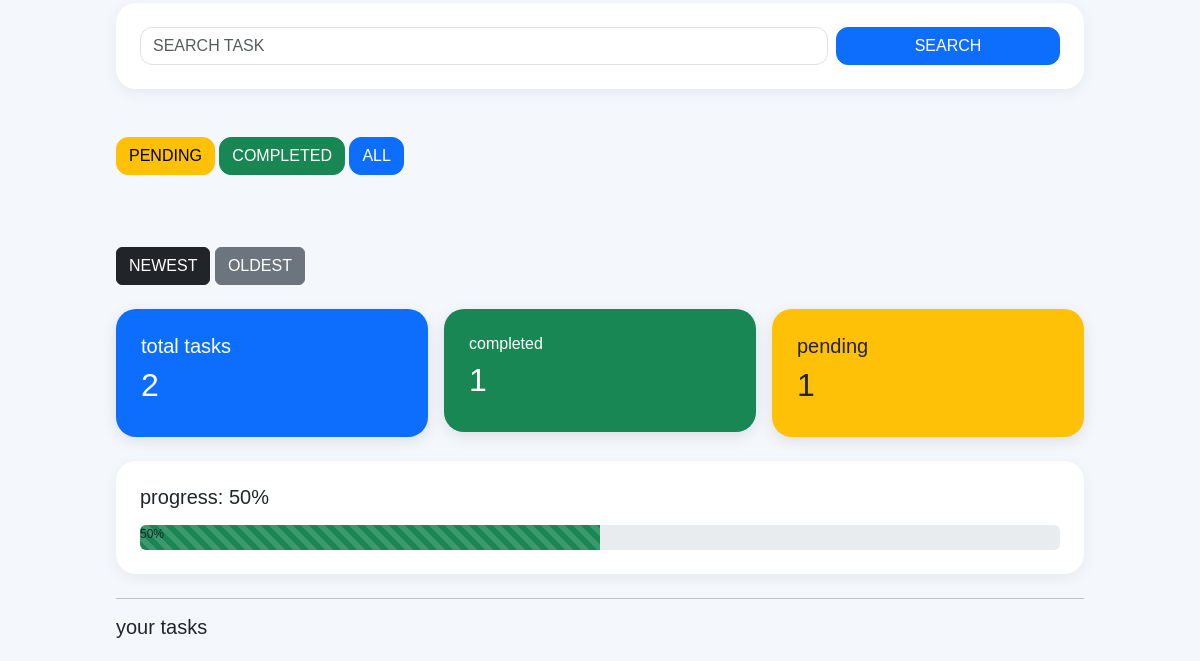
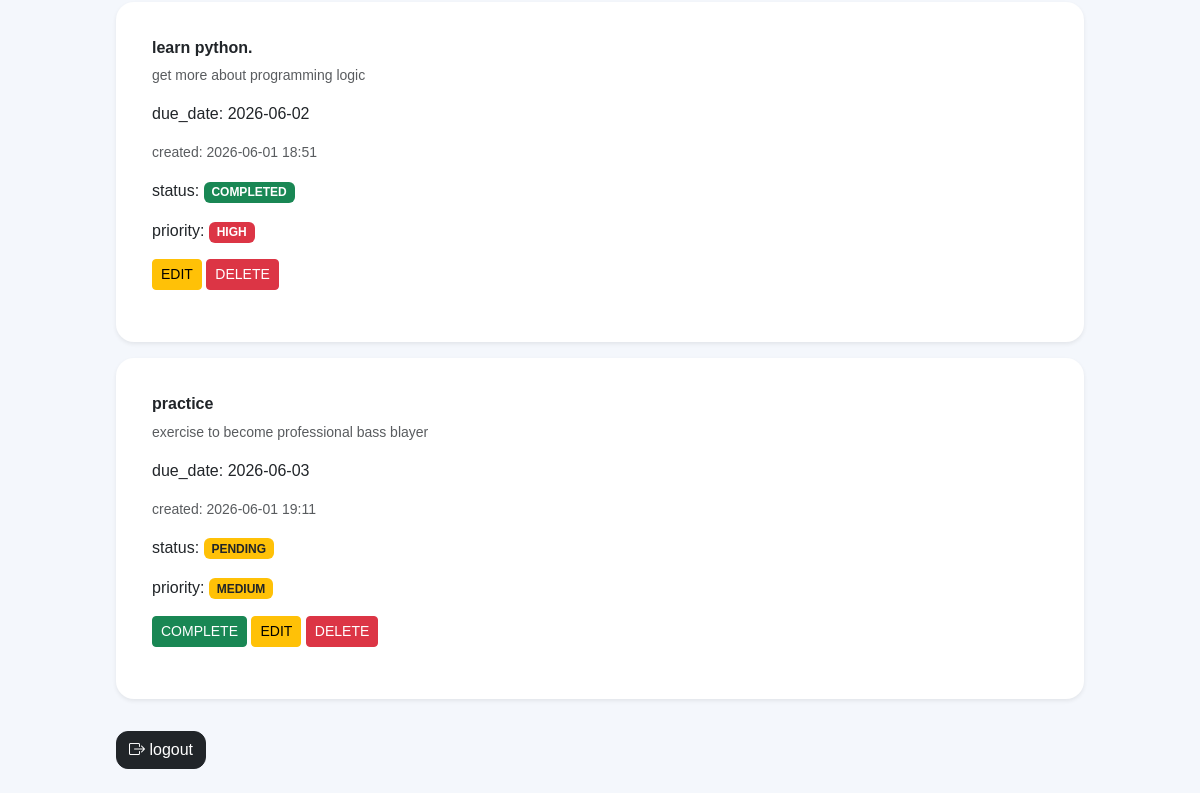
The page /dashboard (signed in, lower part) on the database as committed earlier (2 pictures, top to bottom).
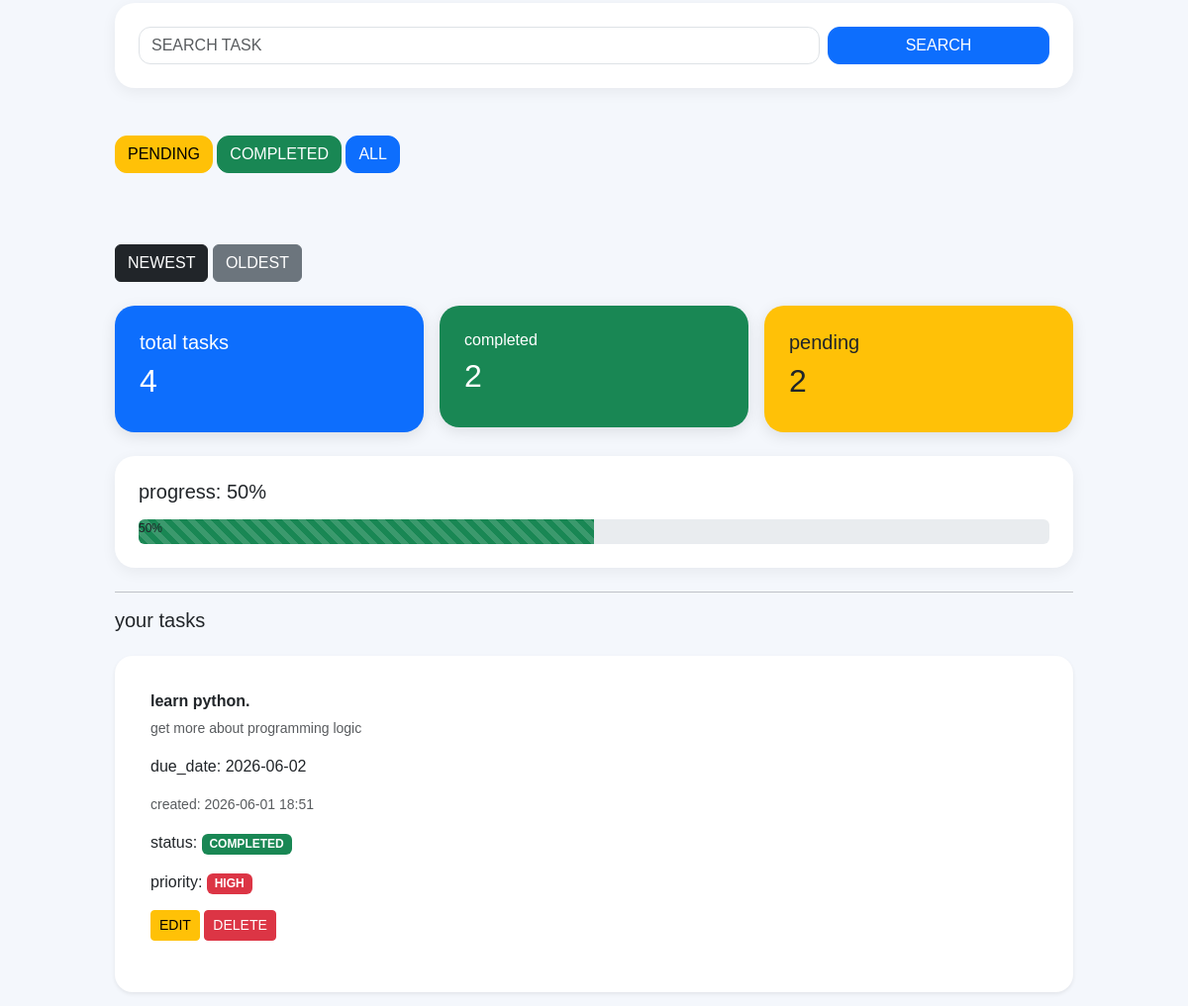
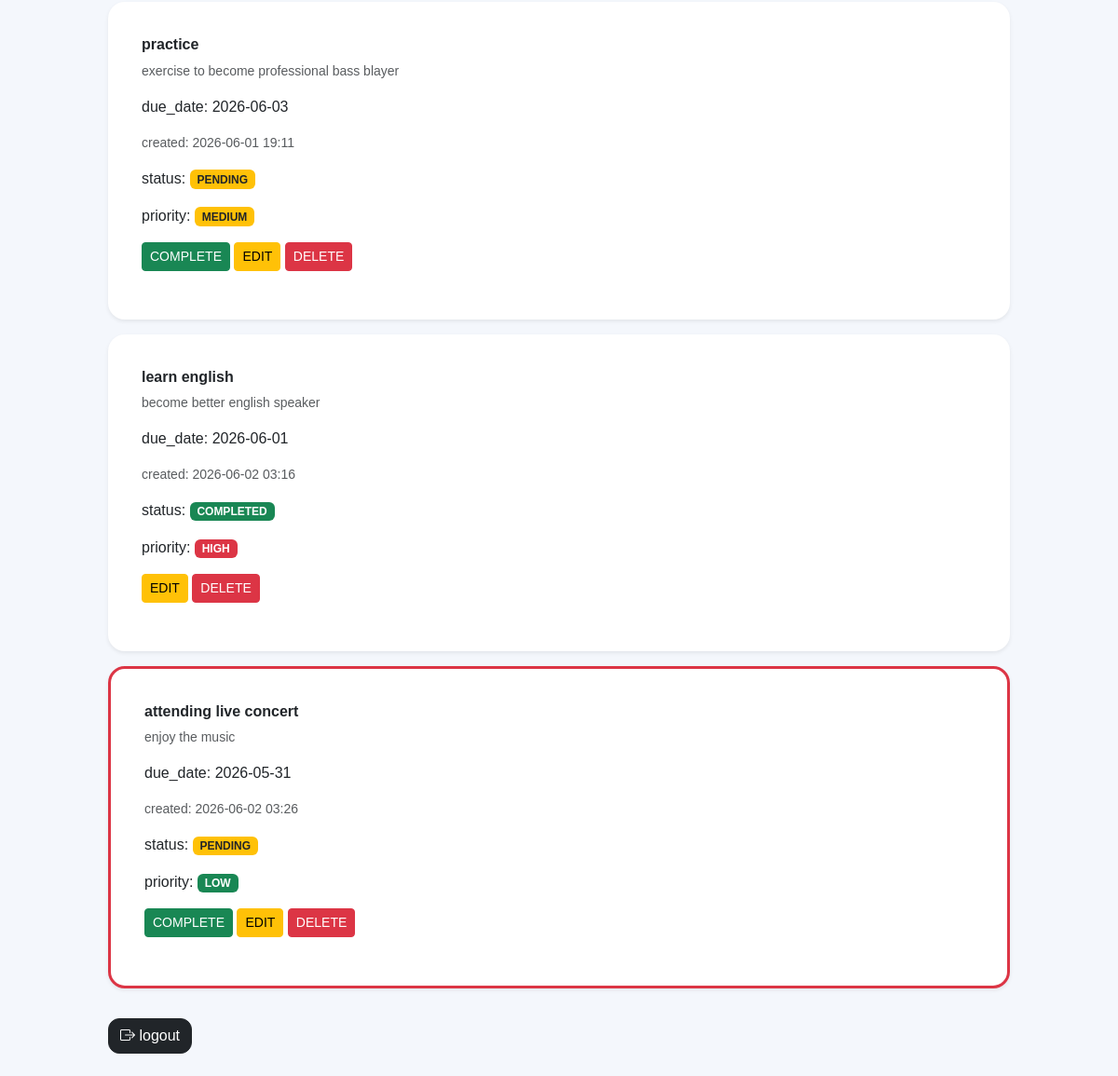
The same page on the database as committed later (2 pictures, top to bottom).
### tables this page shows
CREATE TABLE tasks (
        id INTEGER PRIMARY KEY AUTOINCREMENT,
        user_id INTEGER,
        title TEXT NOT NULL,
        description TEXT,
        status TEXT NOT NULL,
        due_date TEXT,
        priority  TEXT,
        created_at TEXT
           );

### app.py (the view)
@app.route('/dashboard')
def dashboard():
    username = session.get('username')
    if not username:
        return redirect('/')
    conn = sqlite3.connect('users.db')
    cursor = conn.cursor()
    cursor.execute("SELECT id FROM users WHERE username=?", (username,))
    user = cursor.fetchone()
    user_id = user[0]
    search = request.args.get('search')
    status = request.args.get('status')
    sort = request.args.get('sort')
    if search:
        cursor.execute(
            "SELECT id, title, description, status, due_date, priority, created_at FROM tasks WHERE user_id=? AND title LIKE ?",
            (user_id, '%' + search + '%')
        )
    elif status:
           cursor.execute(
            "SELECT id, title, description, status, due_date,priority, created_at FROM tasks WHERE user_id=? AND status=?",
            (user_id, status)
        )
    else:
        if sort == "newest":
            cursor.execute(
             "SELECT id, title, description, status, due_date, priority, created_at FROM tasks WHERE user_id=? ORDER BY id DESC",
            (user_id,)
        )
        elif sort == "oldest":
            cursor.execute(
                "SELECT id, title, description, status, due_date, priority, created_at FROM tasks WHERE user_id=? ORDER BY id ASC",
                (user_id,)
            )
        else:
            cursor.execute(
                "SELECT id, title, description, status, due_date, priority, created_at FROM tasks WHERE user_id=?",
                (user_id,)
            )
    tasks = cursor.fetchall()
    cursor.execute(
        "SELECT COUNT(*) FROM tasks WHERE user_id=?",
        (user_id,)
     )
    total_tasks = cursor.fetchone()[0]
    cursor.execute(
        "SELECT COUNT(*) FROM tasks WHERE user_id=? AND status=?",
        (user_id,"completed")
    )
    completed_tasks = cursor.fetchone()[0]
    cursor.execute(
        "SELECT COUNT(*)FROM tasks WHERE user_id=? AND status=?",
        (user_id,"pending")
    )
    pending_tasks = cursor.fetchone()[0]
    if total_tasks > 0:
        progress = int((completed_tasks / total_tasks) * 100)
    else:
        progress = 0
    current_date = datetime.now().strftime("%Y-%m-%d")
    conn.close()
    return render_template(
        'dashboard.html',
        username=username,
        tasks=tasks,
        total_tasks=total_tasks,
        completed_tasks=completed_tasks,
        pending_tasks=pending_tasks,
        progress=progress,
        current_date=current_date
    )

### templates/dashboard.html (shortened to what this page needs)
<!DOCTYPE html>
<html>
    <head>
        <link
        href="https://cdn.jsdelivr.net/npm/bootstrap@5.3.3/dist/css/bootstrap.min.css"rel="stylesheet">
        <link
        rel="stylesheet"
        href="https://cdn.jsdelivr.net/npm/bootstrap-icons@1.11.3/font/bootstrap-icons.min.css">
    </head>
    <body id="body">
        <div class="container py-4 px-3" style="max-width:1000px;">
        <div class="card main-card p-4 mb-4">
        <form method="GET" action="/dashboard">
        <div class="row g-2">
        <div class="col-md-9">
        <input
            class="form-control"
            type="text"
            name="search"
            placeholder="SEARCH TASK">
        </div>
        <div class="col-md-3">
        <button
         class="btn btn-primary w-100 custom-btn"
         type="submit">SEARCH
        </button>
        </div>
        </div>
        </form>
        </div>
        <br>
        <div class="mb-4">
        <a
           class="btn btn-warning custom-btn"
           href="/dashboard?status=pending">PENDING</a>
        <a
           class="btn btn-success custom-btn"
           href="/dashboard?status=completed">COMPLETED</a>
        <a
          class="btn btn-primary custom-btn"
           href="/dashboard">ALL
        </a>
        </div>
        <br><br>
        <a
        class="btn btn-dark"
        href="/dashboard?sort=newest"
        >
        NEWEST
       </a>
       <a
       class="btn btn-secondary"
       href="dashboard?sort=oldest"
       >
       OLDEST
       </a>
       <br><br>
       <div class="row g-3 mb-4">
        <div class="col-md-4">
            <div class="stats-card bg-primary">
              <h5>total tasks</h5>
              <h2>{{ total_tasks }}</h2>
       </div>
     </div>
     <div class="col-md-4">
        <div class="stats-card bg-success">
           <h6>completed</h6>
           <h2>{{ completed_tasks }}</h2>
    </div>
  </div>
    <div class="col-md-4">
        <div class="stats-card bg-warning text-dark">
        <h5>pending</h5>
        <h2>{{ pending_tasks}}</h2>
   </div>
  </div>
 </div>
 <div class="card main-card p-4 mb-4">
    <h5 class="mb-3">
        progress: {{ progress}}%
    </h5>
    <div class="progress" style="height: 25px;">
    <div
        class="progress-bar-striped progress-bar-animated bg-success"
        role="progressbar"
        style="width: {{ progress }}%;">
        {{ progress }}%
    </div>
    </div>
 </div>
        <hr>
        <h5>your tasks</h5>
        <div class="mt-4">
            {% for task in tasks %}
            <div class="card task-card mb-3 shadow-sm
            {% if task[3] != 'completed' and task[4] < current_date %}
            border_danger
            {% endif %}
            ">
                <div class="card-body">
                    <h6 class="card-title fw-bold">
                        {{ task[1] }}
                    </h6>
                    <p class="text-muted small">
                        {{ task[2] }}
                    </p>
                    <p class="card-text">
                        due_date:
                        {{ task[4] }}
                    </p>
                    <p class="text-muted small">
                        created:
                        {{ task[6] }}
                    </p>
                    <p>
                    status:
                    {% if task[3] == 'completed' %}
                    <span class="badge bg-success">
                        COMPLETED
                    </span>
                    {% else %}
                    <span class="badge bg-warning text-dark">
                        PENDING
                    </span>
                    {% endif %}
                </p>
                <p>
                    priority:
                    {% if task[5] == 'HIGH' %}
                    <span class="badge bg-danger">
                        HIGH
                    </span>
                    {% elif task[5] == 'MEDIUM' %}
                    <span class="badge bg-warning text-dark">
                        MEDIUM
                    </span>
                    {% else %}
                 <span class="badge bg-success">
                    LOW
                 </span>
                 {% endif %}
            <p/>
            {% if task[3] == 'pending' %}
            <a
                class="btn btn-success btn-sm"
                href="/complete_task/{{ task[0] }}">
                COMPLETE
                </a>
                {% endif %}
                <a
                class="btn btn-warning btn-sm"
                href="/edit_task/{{ task[0] }}">
                EDIT
                </a>
                <a
                 class="btn btn-danger btn-sm"
                 href="/delete_task/{{ task[0] }}">
                DELETE
                </a>
                </div>
            </div>
            {% endfor %}
        </div>
        <a
         href="/logout"
         class="btn btn-dark custom-btn mt-3">
         <i class="bi bi-box-arrow-right"></i>
         logout
        </a>
        </div>
    </body>
</html>

### templates/dashboard.html (style rules this page uses)
body { background:#f4f7fc; font-family: arial, sans-serif; }
.main-card { border:none; border-radius: 20px; box-shadow:0 4px 15px rgba(0,0,0,0.06) ; }
.task-card { border:none; border-radius: 18px; transition:0.3s; background:white; padding: 20px; }
.border_danger { border: 3px solid #dc3545 !important; }
.stats-card { padding: 25px; border-radius: 20px; color: white; box-shadow: 0 4px 15px rgba(0,0,0,0.1); }
.form-control, .form-select { border-radius: 12px; }
.custom-btn { border-radius: 12px; transition:0.3s; }

Rows that differ between the two databases and show on the page:
added tasks: title "learn english", description "become better english speaker", due_date "2026-06-01", created_at "2026-06-02 03:16", status "COMPLETED", priority "HIGH"
added tasks: title "attending live concert", description "enjoy the music", due_date "2026-05-31", created_at "2026-06-02 03:26", status "PENDING", priority "LOW"
Other text that changed with them:
{{ total_tasks }}: "2" → "4"
{{ completed_tasks }}: "1" → "2"
{{ pending_tasks }}: "1" → "2"
